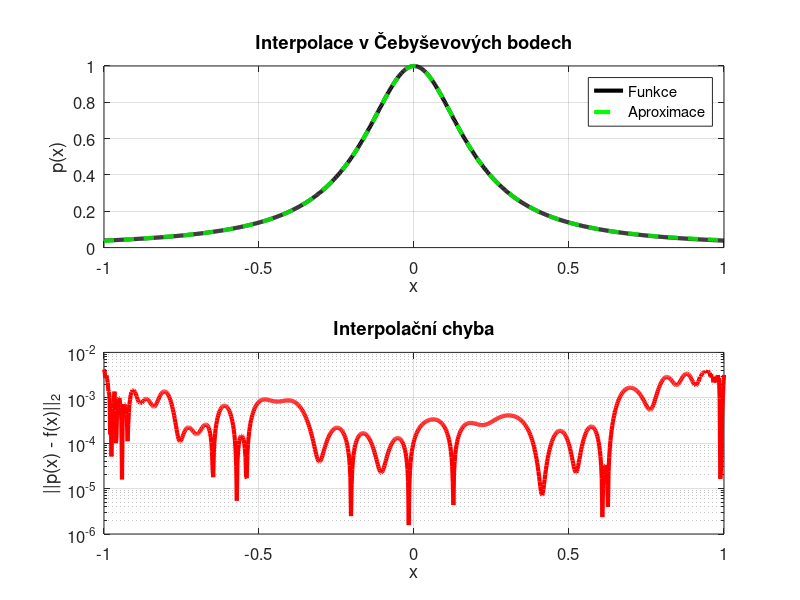
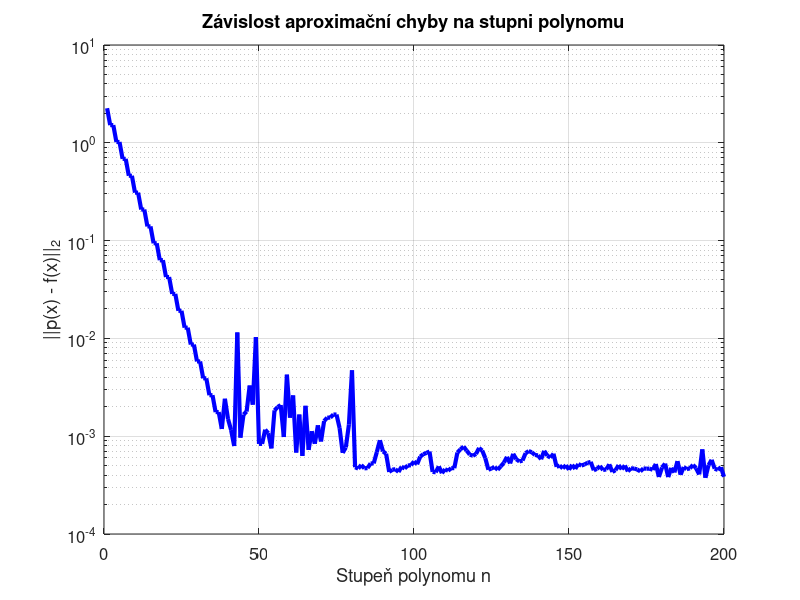

Write the MATLAB code that produced these figures, in order.
addpath('Funkce');

% Generování Čebyševových uzlů
n = 80;
j = (0:n)';
x = cos(j * pi / n);

% Cílová funkce
f = 1 ./ (1 + 25 * x.^2);

% Interpolace pomocí polynomu
c = polyfit(x, f, n);

% Evaluace výsledného polynomu
s = linspace(-1, 1, 1000)';
y = polyval(c, s);

% Výpočet skutečné funkční hodnoty
y_exact = 1 ./ (1 + 25 * s.^2);
error = abs(y - y_exact);

% Grafické zobrazení
figure;
subplot(2,1,1);
plot(s, y_exact, 'k', 'LineWidth', 3); hold on;
plot(s, y, 'g--', 'LineWidth', 3);
title('Interpolace v Čebyševových bodech', 'FontSize', 16);
xlabel('x', 'FontSize', 14);
ylabel('p(x)', 'FontSize', 14);
legend('Funkce', 'Aproximace', 'FontSize', 12);
grid on;
set(gca, 'FontSize', 12);

subplot(2,1,2);
semilogy(s, error, 'r', 'LineWidth', 3);
xlim([-1 1]);
title('Interpolační chyba', 'FontSize', 16);
xlabel('x', 'FontSize', 14);
ylabel('||p(x) - f(x)||_2', 'FontSize', 14);
grid on;
set(gca, 'FontSize', 12);

% Rozsah stupňů polynomu
n_values = 1:200;
errors = zeros(size(n_values));

for idx = 1:length(n_values)
    n = n_values(idx);

    % Sestavení Vandermondeovy matice
    A = x .^ (0:n);

    % Výpočet koeficientů metodou nejmenších čtverců
    c = A \ f;

    % Výpočet aproximace
    f_approx = A * c;

    % Výpočet chyby v 2-normě
    errors(idx) = norm(f - f_approx, 2);
end

% Vykreslení grafu chyby
figure;
semilogy(n_values, errors, 'b', 'LineWidth', 3);
xlabel('Stupeň polynomu n', 'FontSize', 14);
ylabel('||p(x) - f(x)||_2', 'FontSize', 14);
title('Závislost aproximační chyby na stupni polynomu', 'FontSize', 16);
grid on;
set(gca, 'FontSize', 12);
